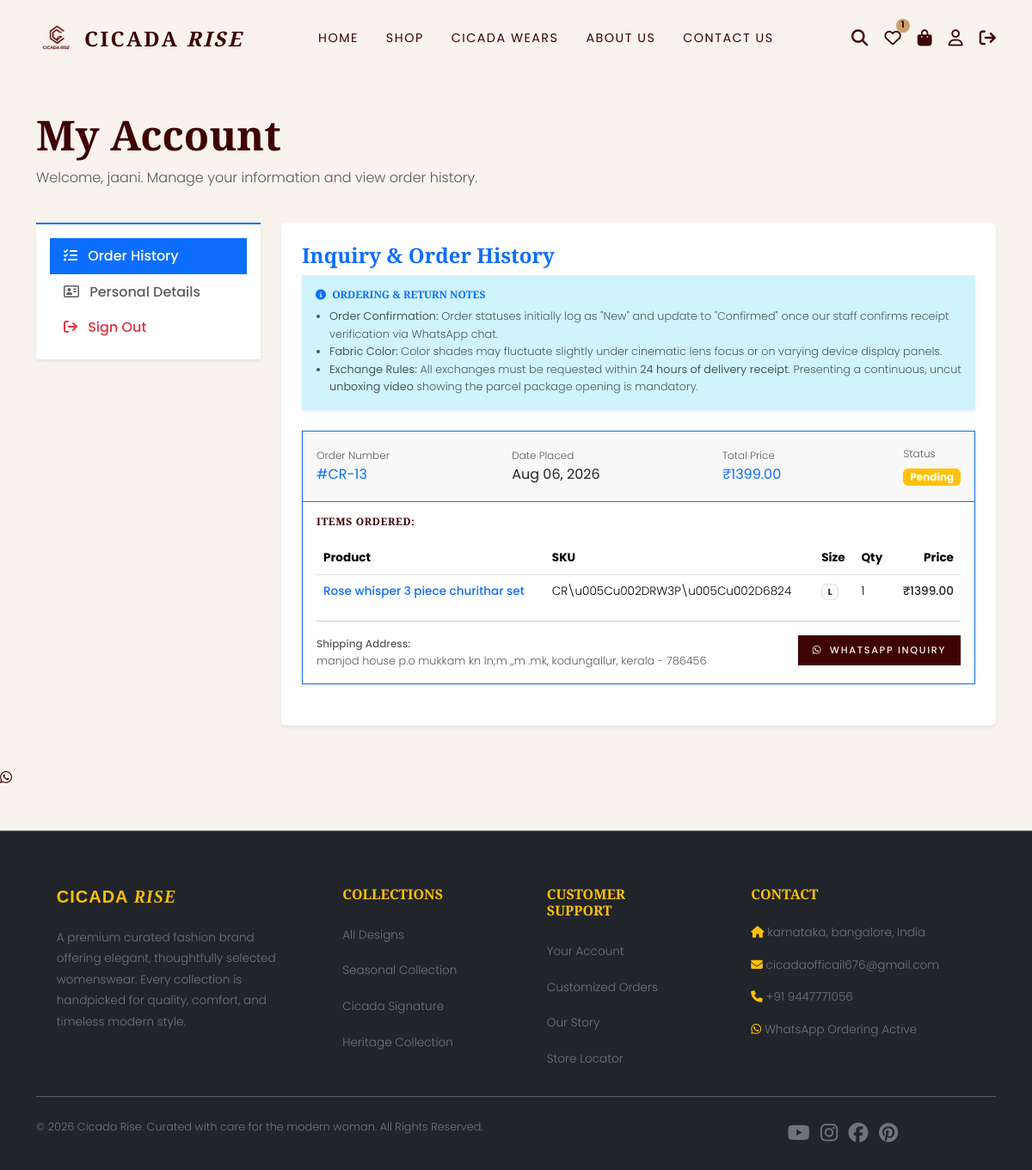
Before: /profile/ (signed in) with the older database file.
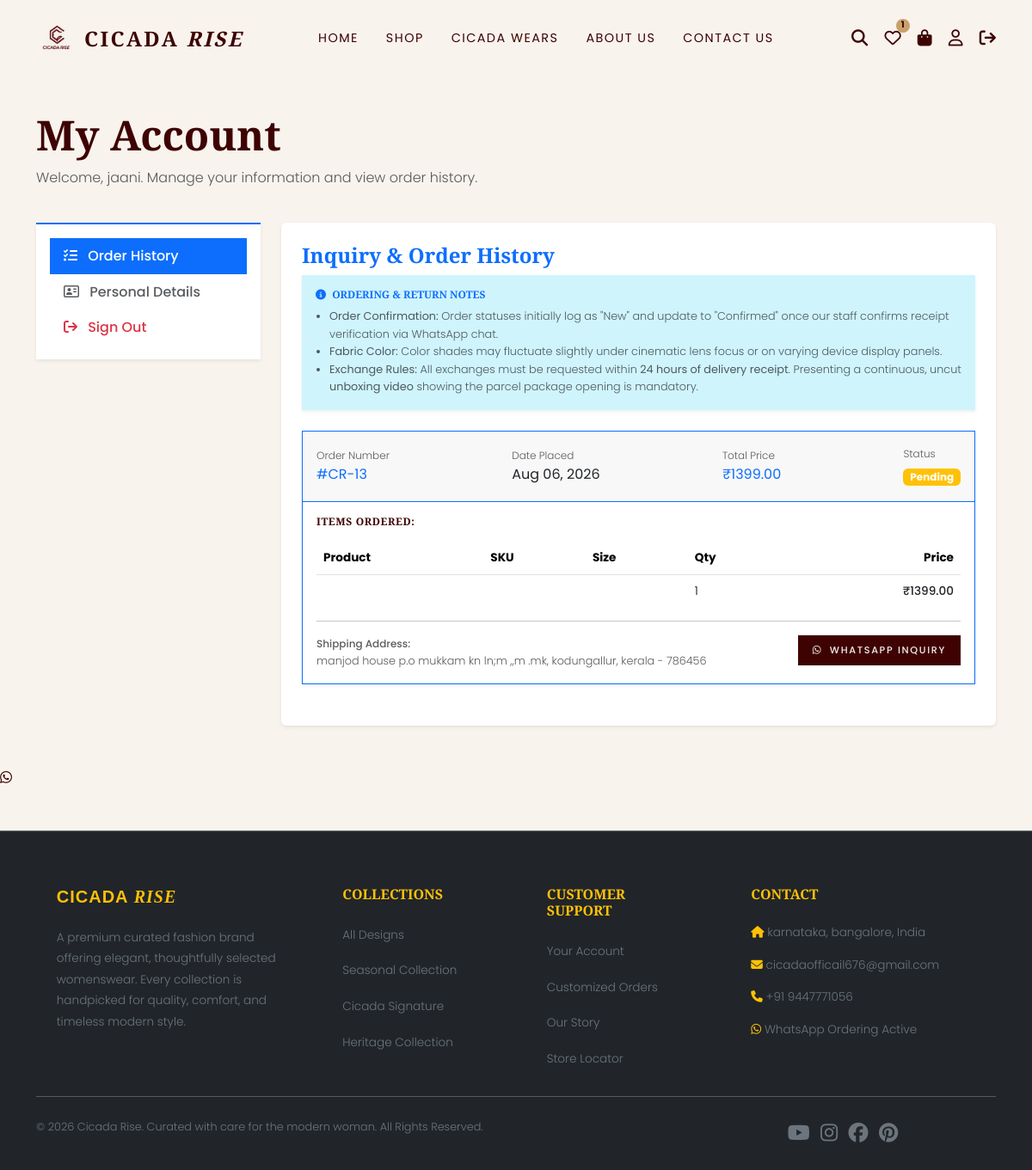
After: the same page with the newer database file.
### store/models.py (models this page shows, shortened)
class OrderItem(models.Model):
    order = models.ForeignKey(Order, on_delete=models.CASCADE, related_name='items')
    product = models.ForeignKey(Product, on_delete=models.SET_NULL, null=True)
    variant = models.ForeignKey(ProductVariant, on_delete=models.SET_NULL, null=True)
    quantity = models.PositiveIntegerField(default=1)
    price = models.DecimalField(max_digits=10, decimal_places=2)

class Product(models.Model):
    COLLECTION_CHOICES = [
        ("Heritage Collection", "Heritage Collection"),
        ("Cicada Signature", "Cicada Signature"),
        ("Curated Essentials", "Curated Essentials")
    ]
    category = models.ForeignKey(Category, on_delete=models.CASCADE, related_name='products')
    name = models.CharField(max_length=200)
    slug = models.SlugField(max_length=250, unique=True, blank=True)
    sku = models.CharField(max_length=50, unique=True, verbose_name="Product Code")
    description = models.TextField()
    base_price = models.DecimalField(max_digits=10, decimal_places=2)
    sale_price = models.DecimalField(max_digits=10, decimal_places=2, null=True, blank=True, help_text="Promotional discounted price")
    shipping_charge = models.DecimalField(max_digits=10, decimal_places=2, default=0.00, verbose_name="Shipping Charge")
    fabric_details = models.TextField(blank=True)
    care_instructions = models.TextField(blank=True)
    collection = models.CharField(max_length=100, default="Cicada Signature", choices=COLLECTION_CHOICES)
    is_featured = models.BooleanField(default=False)
    is_seasonal = models.BooleanField(default=False)
    is_cicada_wear = models.BooleanField(default=False)
    created_at = models.DateTimeField(auto_now_add=True)
    updated_at = models.DateTimeField(auto_now=True)
    @property
    def price(self):
        if self.sale_price is not None:
            return self.sale_price
        return self.base_price

class ProductVariant(models.Model):
    SIZE_CHOICES = [
        ('S', 'S'),
        ('M', 'M'),
        ('L', 'L'),
        ('XL', 'XL'),
        ('XXL', 'XXL'),
        ('3XL', '3XL'),
    ]
    product = models.ForeignKey(Product, on_delete=models.CASCADE, related_name='variants')
    size = models.CharField(max_length=5, choices=SIZE_CHOICES)
    color = models.CharField(max_length=50)
    sku = models.CharField(max_length=60, blank=True, null=True, help_text="Unique SKU for variant e.g. CR-TEST-KS-S")
    stock = models.IntegerField(default=0)
    price_override = models.DecimalField(max_digits=10, decimal_places=2, null=True, blank=True, help_text="Set if price differs from base price")
    class Meta:
        unique_together = ('product', 'size', 'color')
    @property
    def price(self):
        if self.price_override is not None:
            return self.price_override
        if self.product.sale_price is not None:
            return self.product.sale_price
        return self.product.base_price

### store/views.py (the view, shortened to what this page needs)
# urls.py: path('profile/', views.profile_view, name='profile'),
@login_required
def profile_view(request):
    profile, _ = CustomerProfile.objects.get_or_create(user=request.user)
    user_form = UserProfileForm(instance=request.user)
    profile_form = CustomerProfileForm(instance=profile)
    orders = Order.objects.filter(user=request.user).order_by('-order_date')
    return render(request, 'store/profile.html', {
        'user_form': user_form,
        'profile_form': profile_form,
        'orders': orders,
    })

### store/context_processors.py (called while the page is built)
def cart_and_wishlist(request):
    if request.user.is_authenticated:
        cart, created = Cart.objects.get_or_create(user=request.user)
        cart_count = cart.items_count
        wishlist_count = Wishlist.objects.filter(user=request.user).count()
    else:
        cart_count = 0
        wishlist_count = 0
    return {
        'cart_count': cart_count,
        'wishlist_count': wishlist_count
    }

### store/models.py (called while the page is built)
    @property
    def items_count(self):
        return sum(item.quantity for item in self.items.all())

### store/templates/store/profile.html (shortened to what the changed rows need)
{% extends 'store/base.html' %}
{% load static %}
{% block content %}
<div class="container py-5" x-data="{ activeTab: '{% if user_form.errors or profile_form.errors or request.GET.tab == 'details' %}details{% else %}orders{% endif %}' }">
    <div class="row mb-4">
        <div class="col-12">
            <h1 class="font-display display-5 text" style="color: #3E0202;">My Account</h1>
        </div>
    </div>
    <div class="row g-4">
        <div class="col-md-9">
            <div x-show="activeTab === 'orders'" class="card border-0 bg-white p-4 shadow-sm" style="display: none;" id="profile-orders-section">
                {% for order in orders %}
                    <div class="card rounded-0 border-primary mb-4 shadow-sm" id="order-card-{{ order.id }}">
                        <div class="card-header bg-cream border-bottom border-primary py-3 d-flex justify-content-between align-items-center flex-wrap g-2">
                            <div>
                                <span class="d-block text-muted" style="font-size:0.75rem;">Order Number</span>
                                <strong class="text-primary">#CR-{{ order.id }}</strong>
                            </div>
                            <div>
                                <span class="d-block text-muted" style="font-size:0.75rem;">Date Placed</span>
                                <strong class="text-dark">{{ order.order_date|date:"M d, Y" }}</strong>
                            </div>
                            <div>
                                <span class="d-block text-muted" style="font-size:0.75rem;">Total Price</span>
                                <strong class="text-primary">₹{{ order.total_amount|floatformat:2 }}</strong>
                            </div>
                            <div>
                                <span class="d-block text-muted mb-1" style="font-size:0.75rem;">Status</span>
                                <span class="badge bg-{% if order.status == 'New' %}info{% elif order.status == 'Pending' %}warning{% elif order.status == 'Confirmed' %}primary{% elif order.status == 'Packed' %}secondary{% elif order.status == 'Shipped' %}dark{% elif order.status == 'Delivered' %}success{% else %}danger{% endif %}">
                                    {{ order.status }}
                                </span>
                            </div>
                        </div>
                        <div class="card-body">
                            <h4 class="font-body fw-bold text-uppercase mb-3" style="font-size:0.75rem; letter-spacing:0.05em;">Items Ordered:</h4>
                            <div class="table-responsive">
                                <table class="table align-middle table-borderless mb-0" style="font-size:0.85rem;">
                                    <thead>
                                        <tr class="border-bottom text-muted">
                                            <th>Product</th>
                                            <th>SKU</th>
                                            <th>Size</th>
                                            <th>Qty</th>
                                            <th class="text-end">Price</th>
                                        </tr>
                                    </thead>
                                    <tbody>
                                        {% for item in order.items.all %}
                                            <tr>
                                                <td>
                                                    <span class="d-block fw-medium text-primary">{{ item.product.name }}</span>
                                                </td>
                                                <td>{{ item.product.sku }}</td>
                                                <td>
                                                    <span class="badge bg-light text-dark border">{{ item.variant.size }}</span>
                                                </td>
                                                <td>{{ item.quantity }}</td>
                                                <td class="text-end fw-medium text-dark">₹{{ item.price|floatformat:2 }}</td>
                                            </tr>
                                        {% endfor %}
                                    </tbody>
                                </table>
                            </div>
                            <hr>
                            <div class="row mt-3">
                                <div class="col-md-8">
                                    <span class="d-block text-muted fw-medium" style="font-size:0.75rem;">Shipping Address:</span>
                                    <p class="text-muted mb-0" style="font-size:0.8rem;">{{ order.shipping_address }}</p>
                                </div>
                                <div class="col-md-4 text-md-end mt-2 mt-md-0">
                                    <a href="https://api.whatsapp.com/send?phone=919447771056&text=Hello%20Cicada%20Rise%20Team!%20I%20would%20like%20to%20inquire%20about%20Order%20%23CR-{{ order.id }}." target="_blank" class="btn btn-premium btn-sm py-2 px-3" style="font-size:0.7rem;" id="order-whatsapp-inquiry-{{ order.id }}">
                                        <i class="fa-brands fa-whatsapp me-1"></i> WhatsApp Inquiry
                                    </a>
                                </div>
                            </div>
                        </div>
                    </div>
                {% empty %}
                    <div class="text-center py-5">
                        <i class="fa-solid fa-leaf text-warning fs-1 mb-3"></i>
                        <p class="text-muted">You haven't initiated any product inquiries or orders yet.</p>
                        <a href="{% url 'shop' %}" class="btn btn-premium-outline mt-2" id="order-start-shop-btn">Explore Shop</a>
                    </div>
                {% endfor %}
            </div>
        </div>
    </div>
</div>
{% endblock %}

Changed rows visible on the page:
changed OrderItem: product.name "Rose whisper 3 piece churithar set" → (not shown); product.sku "CR\\u005Cu002DRW3P\\u005Cu002D6824" → (not shown); variant.size "L" → (not shown)
